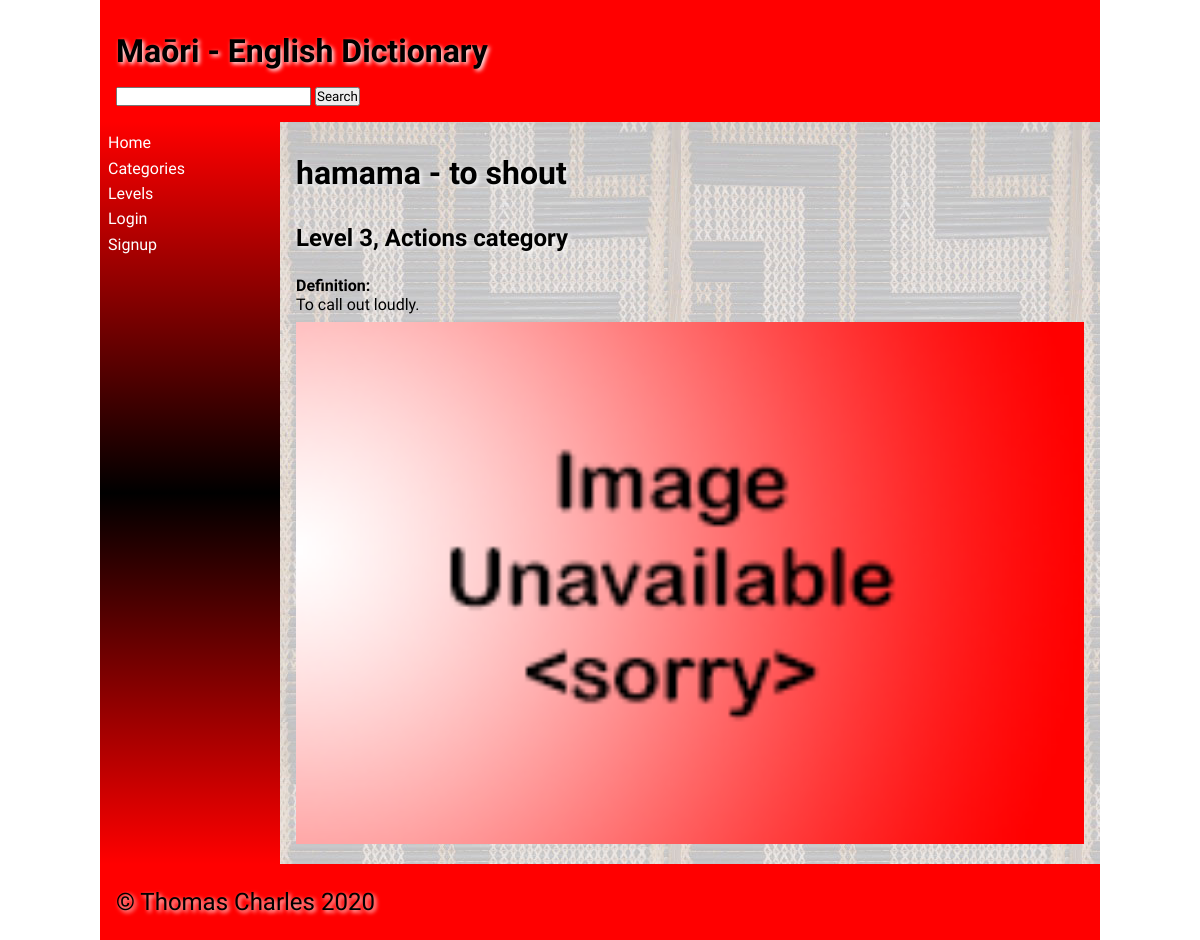
The app's page /word/1 with its own data.
### tables this page shows
CREATE TABLE "words"
(
    PK         integer
        primary key autoincrement,
    Maori      varchar(30)  not null,
    English    varchar(30)  not null,
    Category   varchar(30)  not null,
    Definition varchar(150) not null,
    Level      integer      not null,
    Owner      integer
, Image varchar(30));

CREATE TABLE "Categories"
(
    PK       integer
        primary key autoincrement,
    Category varchar(20)
, User integer);

### app.py (the view)
@app.route('/word/<word_id>')
def render_entry(word_id):  # # Takes the user to a page for details on a word
    con = create_connection(DATABASE)
    cur = con.cursor()
    query = "SELECT Maori, English, Category, Definition, Level, Owner, PK, Image " \
            "FROM words " \
            "Where PK = " + word_id
    cur.execute(query)
    data = list(cur.fetchone())
    query = "SELECT Category " \
            "FROM Categories " \
            "Where PK = " + str(data[2])
    cur.execute(query)
    try:
        data[2] = cur.fetchone()[0]
    except TypeError:
        data[2] = "empty"
    query = "SELECT level " \
            "FROM levels " \
            "Where PK = " + str(data[4])
    cur.execute(query)
    try:
        data[4] = cur.fetchone()[0]
    except TypeError:
        data[4] = "empty"
    con.close()
    return render_template('entry.html', passed_data=data, logged_in=is_logged_in())

### app.py (called while the page is built)
def is_logged_in():  # Checks if the user is logged in
    if session.get("email") is None:
        return False
    else:
        print("logged in")
        return True

def create_connection(db_file):  # Creates a connection to the database
    try:
        connection = sqlite3.connect(db_file)
        return connection
    except Error as e:
        print(e)
    return None

### templates/entry.html (shortened to what this page needs)
{% extends 'base.html' %}
{% block heading %}Maōri - English Dictionary{% endblock %}
{% block main %}
<h1>{{ passed_data[0] }} - {{ passed_data[1] }}</h1> {% if session.get("admin")%}<a href="/editer/{{ passed_data[6] }}">[edit]</a>{% endif %}
    <h2>Level {{ passed_data[4] }}, {{ passed_data[2] }} category</h2>
    <p><strong>Definition:</strong><br>{{ passed_data[3] }}</p>
    <div>
        <img src="/static/images/{{ passed_data[7] }}" onerror="this.oneerror=null;this.src='/static/images/noimage.png'">
    </div>
{% endblock %}

### static/css/style.css (style rules this page uses)
* { font-family: Comfortaa, sans-serif; margin: 0; padding: 0; box-sizing: border-box; }
h1, h2, h3, h4 { padding: 1rem 0; font-family: 'Suez One', serif; color: #000; text-shadow: 2px 2px 4px #fff; }
p { padding: 0.5rem 0; }
img { width: 100%; }

### records on screen
words: Maori "hamama", English "to shout", Definition "To call out loudly."
Categories: Category "Actions"

### other values on screen
{{ passed_data[4] }} "3"
